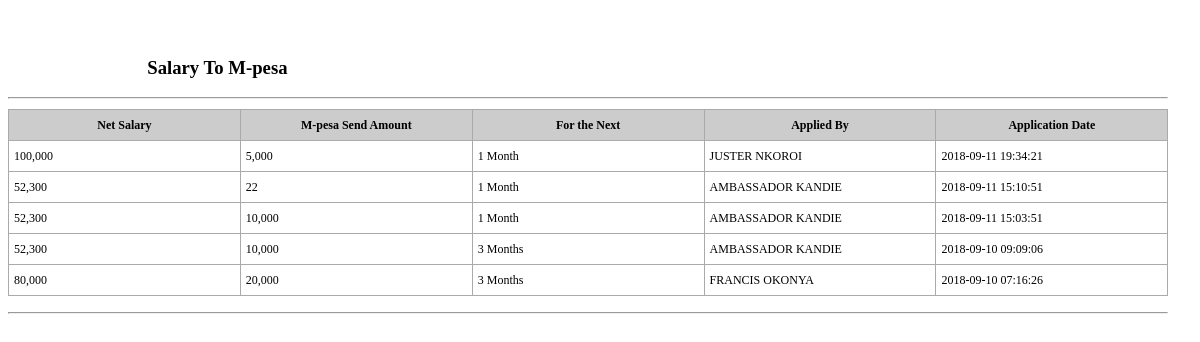
The page /settings/view_banks.php on the database its author committed.
### tables this page shows
CREATE TABLE `salarytompesa` (
  `sid` int(32) NOT NULL,
  `net_salary` varchar(100) NOT NULL,
  `mpesa_send_amount` varchar(100) NOT NULL,
  `for_the_next` varchar(100) NOT NULL,
  `applied_by` varchar(100) NOT NULL,
  `approval_status` int(4) NOT NULL DEFAULT '0',
  `application_date` timestamp NOT NULL DEFAULT CURRENT_TIMESTAMP
);

CREATE TABLE `registrations` (
  `id` int(32) NOT NULL,
  `idnumber` int(20) NOT NULL,
  `pin` varchar(100) NOT NULL,
  `salutation` varchar(10) NOT NULL,
  `surname` varchar(50) NOT NULL,
  `firstname` varchar(50) NOT NULL,
  `othernames` varchar(50) NOT NULL,
  `PNum` varchar(100) NOT NULL,
  `EarningAmount` varchar(100) NOT NULL,
  `availableamt` varchar(100) NOT NULL,
  `max_request_amt` varchar(100) NOT NULL,
  `password` varchar(100) NOT NULL,
  `phone` varchar(20) NOT NULL,
  `reg_date` timestamp NOT NULL DEFAULT CURRENT_TIMESTAMP
);

### settings/view_banks.php (the view, shortened to what this page needs)
<div id="Content">
	<div class="content_wrapper clearfix">
<div class="sections_group">
	<div class="entry-content" itemprop="mainContentOfPage">
	<div class="section mcb-section   " style="padding-top:10px; padding-bottom:50px; background-color:">
	<div class="section_wrapper mcb-section-inner">
	<div class="wrap mcb-wrap one-second  valign-top clearfix" style="padding:20px 2% 0 0">
	<div class="mcb-wrap-inner"><div class="column mcb-column one column_column  column-margin-20px">
	<div class="column_attr clearfix" style="">
	<div class="column mcb-column one column_column  column-margin-">
	  <div class="column_attr clearfix align_center animate"  data-anim-type="bounceInUp" style=" padding:0 12%;">
      <h3>Salary To M-pesa</h3>
	  </div>
	 </div>
<hr class="no_line" style="margin: 0 auto 10px;">
<div role="form" class="wpcf7" id="wpcf7-f2381-p16-o1" dir="ltr" lang="en-US">
<form action="" method="post" class="wpcf7-form" novalidate="novalidate">
<table>
<thead>
<tr role="row">
<th class="sorting_asc" tabindex="0" aria-controls="DataTables_Table_0" rowspan="1" colspan="1" style="width: 123px;">Net Salary</th>
<th class="sorting" tabindex="0" aria-controls="DataTables_Table_0" rowspan="1" colspan="1" style="width: 123px;">M-pesa Send Amount</th>
<th class="sorting" tabindex="0" aria-controls="DataTables_Table_0" rowspan="1" colspan="1" style="width: 123px;">For the Next</th>
<th class="sorting" tabindex="0" aria-controls="DataTables_Table_0" rowspan="1" colspan="1" style="width: 123px;">Applied By</th>
<th class="sorting" tabindex="0" aria-controls="DataTables_Table_0" rowspan="1" colspan="1" style="width: 123px;">Application Date</th>
</tr></thead>
<tbody>
<?php
$db_host= "localhost";
$db_name= "pesamobieussd";
$db_username = "root";
$db_password = "90293269";
$con = mysqli_connect($db_host,$db_username,$db_password,$db_name);
$query = mysqli_query($con,"select * from salarytompesa order by sid desc") or die(mysql_error());
while($rows = mysqli_fetch_array($query))
{
?>
<tr role="row" class="odd">
	<td><?php echo number_format($rows['net_salary']); ?></font></a></td>
	<td><?php echo number_format($rows['mpesa_send_amount']); ?></td>
	<td><?php echo $rows['for_the_next']; ?></td>
	<td><?php echo getUserNames($rows['applied_by']); ?></td>
	<td><?php echo $rows['application_date']; ?></td>
</tr>
<?php
}
?>
</tbody>
</table>
<div class="wpcf7-response-output wpcf7-display-none"></div></form>
</div>
</div>
</div>
<div class="column mcb-column one column_divider "><hr class="" style="margin: 0 auto 40px;">
</div></div></div></div></div>
			</div>
		</div>
	</div>
</div>
<?php
function getUserNames($msisdn)
{
	$db_host= "localhost";
	$db_name= "pesamobieussd";
	$db_username = "root";
	$db_password = "90293269";
	$con = mysqli_connect($db_host,$db_username,$db_password,$db_name);
	$query=mysqli_query($con,"SELECT * FROM registrations where phone='$msisdn'");
	$rows = mysqli_fetch_array($query);
    $firstname = $rows['firstname'];
	$surname = $rows['surname'];
	$fullnames = $firstname." ".$surname;
	$fullnames = strtoupper($fullnames);
	return $fullnames;
}
?>

### settings/view_banks.php (style rules this page uses)
table { border: 1px solid #d2d2d2; color: #000000; width: 100%; margin: 10px 0; }
table { border-collapse: collapse; border-spacing: 0; }
td, th { vertical-align: middle; }
td, th { border: 1px solid #AAAAAA; padding: 5px; font-size: 12px; line-height: 20px; color: #000; }
th { background: #ccc; font-weight: bold; }

### rows shown on the page
salarytompesa: net_salary "100,000", mpesa_send_amount "5,000", for_the_next "1 Month", applied_by.surname "JUSTER NKOROI", application_date "2018-09-11 19:34:21"
salarytompesa: net_salary "52,300", mpesa_send_amount "22", for_the_next "1 Month", applied_by.surname "AMBASSADOR KANDIE", application_date "2018-09-11 15:10:51"
salarytompesa: net_salary "52,300", mpesa_send_amount "10,000", for_the_next "1 Month", applied_by.surname "AMBASSADOR KANDIE", application_date "2018-09-11 15:03:51"
salarytompesa: net_salary "52,300", mpesa_send_amount "10,000", for_the_next "3 Months", applied_by.surname "AMBASSADOR KANDIE", application_date "2018-09-10 09:09:06"
salarytompesa: net_salary "80,000", mpesa_send_amount "20,000", for_the_next "3 Months", applied_by.surname "FRANCIS OKONYA", application_date "2018-09-10 07:16:26"
